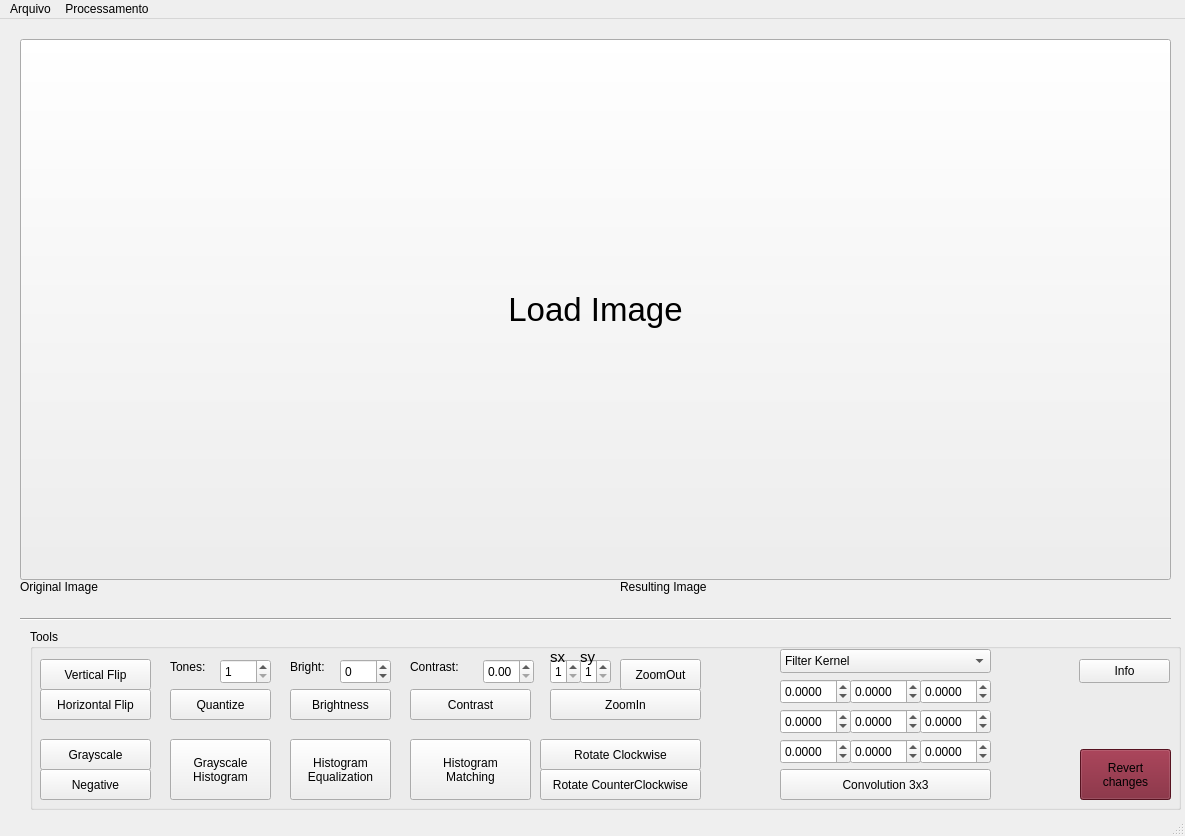
<?xml version="1.0" encoding="UTF-8"?>
<ui version="4.0">
 <class>MainWindow</class>
 <widget class="QMainWindow" name="MainWindow">
  <property name="geometry">
   <rect>
    <x>0</x>
    <y>0</y>
    <width>1185</width>
    <height>836</height>
   </rect>
  </property>
  <property name="windowTitle">
   <string>PhotoChopp</string>
  </property>
  <widget class="QWidget" name="centralwidget">
   <widget class="QLabel" name="originalImageView">
    <property name="geometry">
     <rect>
      <x>20</x>
      <y>20</y>
      <width>550</width>
      <height>550</height>
     </rect>
    </property>
    <property name="text">
     <string/>
    </property>
   </widget>
   <widget class="QLabel" name="editedImageView">
    <property name="geometry">
     <rect>
      <x>620</x>
      <y>20</y>
      <width>550</width>
      <height>550</height>
     </rect>
    </property>
    <property name="font">
     <font>
      <pointsize>20</pointsize>
     </font>
    </property>
    <property name="text">
     <string/>
    </property>
   </widget>
   <widget class="QPushButton" name="horizontalFilpButton">
    <property name="geometry">
     <rect>
      <x>40</x>
      <y>670</y>
      <width>111</width>
      <height>31</height>
     </rect>
    </property>
    <property name="text">
     <string>Horizontal Flip</string>
    </property>
   </widget>
   <widget class="Line" name="line">
    <property name="geometry">
     <rect>
      <x>20</x>
      <y>590</y>
      <width>1151</width>
      <height>20</height>
     </rect>
    </property>
    <property name="orientation">
     <enum>Qt::Horizontal</enum>
    </property>
   </widget>
   <widget class="QLabel" name="label_2">
    <property name="geometry">
     <rect>
      <x>20</x>
      <y>560</y>
      <width>101</width>
      <height>16</height>
     </rect>
    </property>
    <property name="text">
     <string>Original Image</string>
    </property>
   </widget>
   <widget class="QLabel" name="label_3">
    <property name="geometry">
     <rect>
      <x>620</x>
      <y>560</y>
      <width>101</width>
      <height>16</height>
     </rect>
    </property>
    <property name="text">
     <string>Resulting Image</string>
    </property>
   </widget>
   <widget class="QGroupBox" name="groupBox">
    <property name="geometry">
     <rect>
      <x>30</x>
      <y>610</y>
      <width>1151</width>
      <height>181</height>
     </rect>
    </property>
    <property name="title">
     <string>Tools</string>
    </property>
    <widget class="QPushButton" name="revertButton">
     <property name="geometry">
      <rect>
       <x>1050</x>
       <y>120</y>
       <width>91</width>
       <height>51</height>
      </rect>
     </property>
     <property name="styleSheet">
      <string notr="true">background: rgb(121, 25, 45)</string>
     </property>
     <property name="text">
      <string>Revert
changes</string>
     </property>
    </widget>
    <widget class="QPushButton" name="quantize">
     <property name="geometry">
      <rect>
       <x>140</x>
       <y>60</y>
       <width>101</width>
       <height>31</height>
      </rect>
     </property>
     <property name="text">
      <string>Quantize</string>
     </property>
    </widget>
    <widget class="QPushButton" name="grayscaleButton">
     <property name="geometry">
      <rect>
       <x>10</x>
       <y>110</y>
       <width>111</width>
       <height>31</height>
      </rect>
     </property>
     <property name="text">
      <string>Grayscale</string>
     </property>
    </widget>
    <widget class="QLabel" name="label">
     <property name="geometry">
      <rect>
       <x>140</x>
       <y>30</y>
       <width>61</width>
       <height>16</height>
      </rect>
     </property>
     <property name="text">
      <string>Tones:</string>
     </property>
    </widget>
    <widget class="QPushButton" name="histogramButton">
     <property name="geometry">
      <rect>
       <x>140</x>
       <y>110</y>
       <width>101</width>
       <height>61</height>
      </rect>
     </property>
     <property name="text">
      <string>Grayscale
Histogram</string>
     </property>
    </widget>
    <widget class="QLabel" name="label_4">
     <property name="geometry">
      <rect>
       <x>260</x>
       <y>30</y>
       <width>61</width>
       <height>16</height>
      </rect>
     </property>
     <property name="text">
      <string>Bright:</string>
     </property>
    </widget>
    <widget class="QPushButton" name="brightnessButton">
     <property name="geometry">
      <rect>
       <x>260</x>
       <y>60</y>
       <width>101</width>
       <height>31</height>
      </rect>
     </property>
     <property name="text">
      <string>Brightness</string>
     </property>
    </widget>
    <widget class="QSpinBox" name="brightlevelSpinBox">
     <property name="geometry">
      <rect>
       <x>310</x>
       <y>30</y>
       <width>51</width>
       <height>25</height>
      </rect>
     </property>
     <property name="minimum">
      <number>-255</number>
     </property>
     <property name="maximum">
      <number>255</number>
     </property>
    </widget>
    <widget class="QPushButton" name="contrastButton">
     <property name="geometry">
      <rect>
       <x>380</x>
       <y>60</y>
       <width>121</width>
       <height>31</height>
      </rect>
     </property>
     <property name="text">
      <string>Contrast</string>
     </property>
    </widget>
    <widget class="QLabel" name="label_5">
     <property name="geometry">
      <rect>
       <x>380</x>
       <y>30</y>
       <width>61</width>
       <height>16</height>
      </rect>
     </property>
     <property name="text">
      <string>Contrast:</string>
     </property>
    </widget>
    <widget class="QSpinBox" name="tonesSpinBox">
     <property name="geometry">
      <rect>
       <x>190</x>
       <y>30</y>
       <width>51</width>
       <height>25</height>
      </rect>
     </property>
     <property name="minimum">
      <number>1</number>
     </property>
     <property name="maximum">
      <number>256</number>
     </property>
    </widget>
    <widget class="QPushButton" name="histogramEqualizationButton">
     <property name="geometry">
      <rect>
       <x>260</x>
       <y>110</y>
       <width>101</width>
       <height>61</height>
      </rect>
     </property>
     <property name="text">
      <string>Histogram
Equalization</string>
     </property>
    </widget>
    <widget class="QPushButton" name="verticalFlipButton">
     <property name="geometry">
      <rect>
       <x>10</x>
       <y>30</y>
       <width>111</width>
       <height>31</height>
      </rect>
     </property>
     <property name="text">
      <string>Vertical Flip</string>
     </property>
    </widget>
    <widget class="QPushButton" name="histogramMatchingButton">
     <property name="geometry">
      <rect>
       <x>380</x>
       <y>110</y>
       <width>121</width>
       <height>61</height>
      </rect>
     </property>
     <property name="text">
      <string>Histogram
Matching</string>
     </property>
    </widget>
    <widget class="QPushButton" name="negativeButton">
     <property name="geometry">
      <rect>
       <x>10</x>
       <y>140</y>
       <width>111</width>
       <height>31</height>
      </rect>
     </property>
     <property name="text">
      <string>Negative</string>
     </property>
    </widget>
    <widget class="QPushButton" name="rotateClockwiseButton">
     <property name="geometry">
      <rect>
       <x>510</x>
       <y>110</y>
       <width>161</width>
       <height>31</height>
      </rect>
     </property>
     <property name="text">
      <string>Rotate Clockwise</string>
     </property>
    </widget>
    <widget class="QPushButton" name="rotateCounterClockwiseButton">
     <property name="geometry">
      <rect>
       <x>510</x>
       <y>140</y>
       <width>161</width>
       <height>31</height>
      </rect>
     </property>
     <property name="text">
      <string>Rotate CounterClockwise</string>
     </property>
    </widget>
    <widget class="QPushButton" name="convolutionButton">
     <property name="geometry">
      <rect>
       <x>750</x>
       <y>140</y>
       <width>211</width>
       <height>31</height>
      </rect>
     </property>
     <property name="text">
      <string>Convolution 3x3</string>
     </property>
    </widget>
    <widget class="QDoubleSpinBox" name="kernel00">
     <property name="geometry">
      <rect>
       <x>750</x>
       <y>50</y>
       <width>71</width>
       <height>25</height>
      </rect>
     </property>
     <property name="decimals">
      <number>4</number>
     </property>
     <property name="minimum">
      <double>-99.989999999999995</double>
     </property>
    </widget>
    <widget class="QDoubleSpinBox" name="kernel02">
     <property name="geometry">
      <rect>
       <x>750</x>
       <y>110</y>
       <width>71</width>
       <height>25</height>
      </rect>
     </property>
     <property name="decimals">
      <number>4</number>
     </property>
     <property name="minimum">
      <double>-99.989999999999995</double>
     </property>
     <property name="value">
      <double>0.000000000000000</double>
     </property>
    </widget>
    <widget class="QDoubleSpinBox" name="kernel12">
     <property name="geometry">
      <rect>
       <x>820</x>
       <y>110</y>
       <width>71</width>
       <height>25</height>
      </rect>
     </property>
     <property name="decimals">
      <number>4</number>
     </property>
     <property name="minimum">
      <double>-99.989999999999995</double>
     </property>
     <property name="value">
      <double>0.000000000000000</double>
     </property>
    </widget>
    <widget class="QDoubleSpinBox" name="kernel22">
     <property name="geometry">
      <rect>
       <x>890</x>
       <y>110</y>
       <width>71</width>
       <height>25</height>
      </rect>
     </property>
     <property name="decimals">
      <number>4</number>
     </property>
     <property name="minimum">
      <double>-99.989999999999995</double>
     </property>
     <property name="value">
      <double>0.000000000000000</double>
     </property>
    </widget>
    <widget class="QDoubleSpinBox" name="kernel21">
     <property name="geometry">
      <rect>
       <x>890</x>
       <y>80</y>
       <width>71</width>
       <height>25</height>
      </rect>
     </property>
     <property name="decimals">
      <number>4</number>
     </property>
     <property name="minimum">
      <double>-99.989999999999995</double>
     </property>
     <property name="value">
      <double>0.000000000000000</double>
     </property>
    </widget>
    <widget class="QDoubleSpinBox" name="kernel11">
     <property name="geometry">
      <rect>
       <x>820</x>
       <y>80</y>
       <width>71</width>
       <height>25</height>
      </rect>
     </property>
     <property name="decimals">
      <number>4</number>
     </property>
     <property name="minimum">
      <double>-99.000000000000000</double>
     </property>
    </widget>
    <widget class="QDoubleSpinBox" name="kernel01">
     <property name="geometry">
      <rect>
       <x>750</x>
       <y>80</y>
       <width>71</width>
       <height>25</height>
      </rect>
     </property>
     <property name="decimals">
      <number>4</number>
     </property>
     <property name="minimum">
      <double>-99.989999999999995</double>
     </property>
     <property name="value">
      <double>0.000000000000000</double>
     </property>
    </widget>
    <widget class="QDoubleSpinBox" name="kernel10">
     <property name="geometry">
      <rect>
       <x>820</x>
       <y>50</y>
       <width>71</width>
       <height>25</height>
      </rect>
     </property>
     <property name="decimals">
      <number>4</number>
     </property>
     <property name="minimum">
      <double>-99.989999999999995</double>
     </property>
    </widget>
    <widget class="QDoubleSpinBox" name="kernel20">
     <property name="geometry">
      <rect>
       <x>890</x>
       <y>50</y>
       <width>71</width>
       <height>25</height>
      </rect>
     </property>
     <property name="decimals">
      <number>4</number>
     </property>
     <property name="minimum">
      <double>-99.989999999999995</double>
     </property>
    </widget>
    <widget class="QComboBox" name="kernelFilterDropdown">
     <property name="geometry">
      <rect>
       <x>750</x>
       <y>20</y>
       <width>211</width>
       <height>24</height>
      </rect>
     </property>
     <item>
      <property name="text">
       <string>Filter Kernel</string>
      </property>
     </item>
     <item>
      <property name="text">
       <string>Gaussian</string>
      </property>
     </item>
     <item>
      <property name="text">
       <string>Laplacian</string>
      </property>
     </item>
     <item>
      <property name="text">
       <string>High-pass</string>
      </property>
     </item>
     <item>
      <property name="text">
       <string>Prewitt Hx</string>
      </property>
     </item>
     <item>
      <property name="text">
       <string>Prewitt Hy</string>
      </property>
     </item>
     <item>
      <property name="text">
       <string>Sobel Hx</string>
      </property>
     </item>
     <item>
      <property name="text">
       <string>Sobel Hy</string>
      </property>
     </item>
    </widget>
    <widget class="QPushButton" name="zoomInButton">
     <property name="geometry">
      <rect>
       <x>520</x>
       <y>60</y>
       <width>151</width>
       <height>31</height>
      </rect>
     </property>
     <property name="text">
      <string>ZoomIn</string>
     </property>
    </widget>
    <widget class="QPushButton" name="infoButton">
     <property name="geometry">
      <rect>
       <x>1049</x>
       <y>30</y>
       <width>91</width>
       <height>24</height>
      </rect>
     </property>
     <property name="text">
      <string>Info</string>
     </property>
    </widget>
    <widget class="QPushButton" name="zoomOutButton">
     <property name="geometry">
      <rect>
       <x>590</x>
       <y>30</y>
       <width>81</width>
       <height>31</height>
      </rect>
     </property>
     <property name="text">
      <string>ZoomOut</string>
     </property>
    </widget>
    <widget class="QSpinBox" name="syInput">
     <property name="geometry">
      <rect>
       <x>550</x>
       <y>30</y>
       <width>31</width>
       <height>25</height>
      </rect>
     </property>
     <property name="toolTip">
      <string>&lt;html&gt;&lt;head/&gt;&lt;body&gt;&lt;p&gt;sy&lt;/p&gt;&lt;/body&gt;&lt;/html&gt;</string>
     </property>
     <property name="minimum">
      <number>1</number>
     </property>
    </widget>
    <widget class="QSpinBox" name="sxInput">
     <property name="geometry">
      <rect>
       <x>520</x>
       <y>30</y>
       <width>31</width>
       <height>25</height>
      </rect>
     </property>
     <property name="toolTip">
      <string>&lt;html&gt;&lt;head/&gt;&lt;body&gt;&lt;p&gt;sx&lt;/p&gt;&lt;/body&gt;&lt;/html&gt;</string>
     </property>
     <property name="minimum">
      <number>1</number>
     </property>
    </widget>
    <widget class="QLabel" name="label_6">
     <property name="geometry">
      <rect>
       <x>520</x>
       <y>20</y>
       <width>60</width>
       <height>16</height>
      </rect>
     </property>
     <property name="font">
      <font>
       <pointsize>11</pointsize>
      </font>
     </property>
     <property name="text">
      <string>sx</string>
     </property>
    </widget>
    <widget class="QLabel" name="label_7">
     <property name="geometry">
      <rect>
       <x>550</x>
       <y>20</y>
       <width>60</width>
       <height>16</height>
      </rect>
     </property>
     <property name="font">
      <font>
       <pointsize>11</pointsize>
      </font>
     </property>
     <property name="text">
      <string>sy</string>
     </property>
    </widget>
    <widget class="QDoubleSpinBox" name="contrastFactorSpinBox">
     <property name="geometry">
      <rect>
       <x>453</x>
       <y>30</y>
       <width>51</width>
       <height>25</height>
      </rect>
     </property>
    </widget>
   </widget>
   <widget class="QPushButton" name="loadImageButton">
    <property name="geometry">
     <rect>
      <x>20</x>
      <y>20</y>
      <width>1151</width>
      <height>541</height>
     </rect>
    </property>
    <property name="font">
     <font>
      <pointsize>25</pointsize>
     </font>
    </property>
    <property name="text">
     <string>Load Image</string>
    </property>
   </widget>
   <zorder>groupBox</zorder>
   <zorder>originalImageView</zorder>
   <zorder>editedImageView</zorder>
   <zorder>horizontalFilpButton</zorder>
   <zorder>line</zorder>
   <zorder>label_2</zorder>
   <zorder>label_3</zorder>
   <zorder>loadImageButton</zorder>
  </widget>
  <widget class="QMenuBar" name="menubar">
   <property name="geometry">
    <rect>
     <x>0</x>
     <y>0</y>
     <width>1185</width>
     <height>21</height>
    </rect>
   </property>
   <widget class="QMenu" name="menuArquivo">
    <property name="title">
     <string>Arquivo</string>
    </property>
    <addaction name="actionLoadImage"/>
    <addaction name="actionSaveImage"/>
   </widget>
   <widget class="QMenu" name="menuProcessamento">
    <property name="title">
     <string>Processamento</string>
    </property>
   </widget>
   <addaction name="menuArquivo"/>
   <addaction name="menuProcessamento"/>
  </widget>
  <widget class="QStatusBar" name="statusbar"/>
  <action name="actionLoadImage">
   <property name="text">
    <string>Carregar Imagem</string>
   </property>
  </action>
  <action name="actionSaveImage">
   <property name="enabled">
    <bool>false</bool>
   </property>
   <property name="text">
    <string>Salvar Imagem</string>
   </property>
  </action>
 </widget>
 <resources/>
 <connections/>
</ui>
